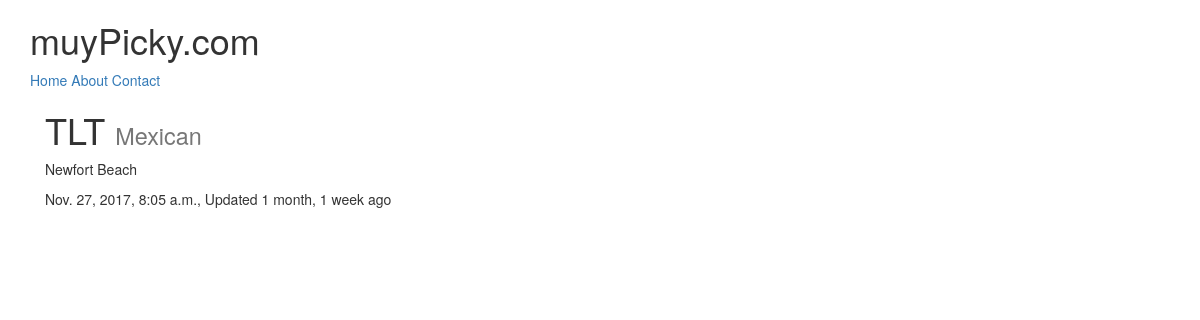
Page /restaurants/tlt/ on the committed database.
### restaurants/models.py (models this page shows, shortened)
class RestaurantLocation(models.Model):
	name     	 	= models.CharField(max_length=120)
	location        = models.CharField(max_length=120, null=True, blank=True)
	category   	    = models.CharField(max_length=120, null=True, blank=True)
	timestamp    	= models.DateTimeField(auto_now_add=True)
	updated    	    = models.DateTimeField(auto_now=True)
	slug			= models.SlugField(null=True, blank=True)
	@property
	def title(self):
		return self.name

### restaurants/views.py (the view)
# urls.py: url(r'^restaurants/(?P<slug>[\w-]+)/$', RestaurantDetailView.as_view()),
class RestaurantDetailView(DetailView):
	queryset = RestaurantLocation.objects.all()

### restaurants/templates/restaurants/restaurantlocation_detail.html (shortened to what this page needs)
{% extends "base.html" %}
{% block content %}
<h1>{{ object.title }} <small> {{ object.category }}</small></h1>
<p>{{ object.location }}</p>
<p>{{ object.timestamp }}, Updated {{ object.updated|timesince }} ago</p>
{% endblock %}

### rows in the picture
RestaurantLocation: title "TLT", category "Mexican", location "Newfort Beach", timestamp "Nov. 27, 2017, 8:05 a.m.", updated "1 month, 1 week"
